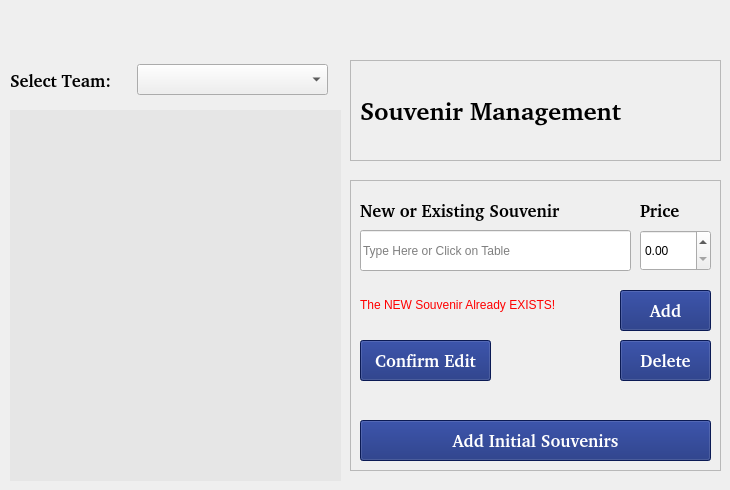
    <widget class="QWidget" name="AdminSouvenirManagementPage">
     <widget class="QTableView" name="tableView_adminSouv">
      <property name="geometry">
       <rect>
        <x>10</x>
        <y>110</y>
        <width>331</width>
        <height>371</height>
       </rect>
      </property>
      <property name="styleSheet">
       <string notr="true">QTableView#tableView_adminSouv{
background-color: rgb(230, 230, 230);
border: transparent;
gridline-color: white;
color: rgb(16, 37, 118);
}
QHeaderView::section {
background-color:  rgb(230, 230, 230); 
color: rgb(16, 37, 118);
font-family: Calibri;
font-size: 13pt;
height: 30px;
}
QTableCornerButton{
background-color: transparent;
color: transparent;
}</string>
      </property>
      <attribute name="horizontalHeaderStretchLastSection">
       <bool>true</bool>
      </attribute>
     </widget>
     <widget class="QLabel" name="label_SMSelectTeam">
      <property name="geometry">
       <rect>
        <x>10</x>
        <y>70</y>
        <width>121</width>
        <height>21</height>
       </rect>
      </property>
      <property name="font">
       <font>
        <family>FISH&amp;CHIPS</family>
        <pointsize>13</pointsize>
        <weight>75</weight>
        <bold>true</bold>
       </font>
      </property>
      <property name="text">
       <string>Select Team:</string>
      </property>
     </widget>
     <widget class="QComboBox" name="comboBox_adminSouvTeam">
      <property name="geometry">
       <rect>
        <x>137</x>
        <y>64</y>
        <width>191</width>
        <height>31</height>
       </rect>
      </property>
     </widget>
     <widget class="QPushButton" name="button_souvenirManagementback">
      <property name="geometry">
       <rect>
        <x>10</x>
        <y>10</y>
        <width>51</width>
        <height>41</height>
       </rect>
      </property>
      <property name="text">
       <string/>
      </property>
      <property name="icon">
       <iconset resource="../assets.qrc">
        <normaloff>:/assets/assets/back.png</normaloff>:/assets/assets/back.png</iconset>
      </property>
      <property name="iconSize">
       <size>
        <width>32</width>
        <height>45</height>
       </size>
      </property>
      <property name="flat">
       <bool>true</bool>
      </property>
     </widget>
     <widget class="QFrame" name="frame_10">
      <property name="geometry">
       <rect>
        <x>350</x>
        <y>60</y>
        <width>371</width>
        <height>101</height>
       </rect>
      </property>
      <property name="styleSheet">
       <string notr="true"/>
      </property>
      <property name="frameShape">
       <enum>QFrame::StyledPanel</enum>
      </property>
      <property name="frameShadow">
       <enum>QFrame::Sunken</enum>
      </property>
      <widget class="QLabel" name="label_SMWelcom">
       <property name="geometry">
        <rect>
         <x>10</x>
         <y>30</y>
         <width>261</width>
         <height>41</height>
        </rect>
       </property>
       <property name="font">
        <font>
         <family>FISH&amp;CHIPS</family>
         <pointsize>19</pointsize>
         <weight>75</weight>
         <bold>true</bold>
        </font>
       </property>
       <property name="text">
        <string>Souvenir Management</string>
       </property>
      </widget>
      <widget class="QLabel" name="label_2">
       <property name="geometry">
        <rect>
         <x>260</x>
         <y>-3</y>
         <width>101</width>
         <height>111</height>
        </rect>
       </property>
       <property name="text">
        <string/>
       </property>
       <property name="pixmap">
        <pixmap resource="../assets.qrc">:/assets/assets/logo.png</pixmap>
       </property>
      </widget>
     </widget>
     <widget class="QFrame" name="frame_11">
      <property name="geometry">
       <rect>
        <x>350</x>
        <y>180</y>
        <width>371</width>
        <height>291</height>
       </rect>
      </property>
      <property name="styleSheet">
       <string notr="true"/>
      </property>
      <property name="frameShape">
       <enum>QFrame::StyledPanel</enum>
      </property>
      <property name="frameShadow">
       <enum>QFrame::Sunken</enum>
      </property>
      <widget class="QLabel" name="label_AddError">
       <property name="geometry">
        <rect>
         <x>10</x>
         <y>110</y>
         <width>211</width>
         <height>31</height>
        </rect>
       </property>
       <property name="font">
        <font>
         <weight>50</weight>
         <bold>false</bold>
        </font>
       </property>
       <property name="text">
        <string>&lt;html&gt;&lt;head/&gt;&lt;body&gt;&lt;p&gt;&lt;span style=&quot; color:#ff0000;&quot;&gt;The NEW Souvenir Already EXISTS! &lt;/span&gt;&lt;/p&gt;&lt;/body&gt;&lt;/html&gt;</string>
       </property>
      </widget>
      <widget class="QLineEdit" name="lineEdit_adminSouvName">
       <property name="geometry">
        <rect>
         <x>10</x>
         <y>50</y>
         <width>271</width>
         <height>41</height>
        </rect>
       </property>
       <property name="placeholderText">
        <string>Type Here or Click on Table</string>
       </property>
      </widget>
      <widget class="QLabel" name="label_SMEnterPrice">
       <property name="geometry">
        <rect>
         <x>290</x>
         <y>20</y>
         <width>61</width>
         <height>21</height>
        </rect>
       </property>
       <property name="font">
        <font>
         <family>FISH&amp;CHIPS</family>
         <pointsize>13</pointsize>
         <weight>75</weight>
         <bold>true</bold>
        </font>
       </property>
       <property name="text">
        <string>Price</string>
       </property>
      </widget>
      <widget class="QPushButton" name="pushButton_EditSov">
       <property name="geometry">
        <rect>
         <x>10</x>
         <y>160</y>
         <width>131</width>
         <height>41</height>
        </rect>
       </property>
       <property name="font">
        <font>
         <family>FISH&amp;CHIPS</family>
         <pointsize>13</pointsize>
         <weight>75</weight>
         <bold>true</bold>
        </font>
       </property>
       <property name="styleSheet">
        <string notr="true">QPushButton#pushButton_EditSov{
    background-color: rgb(16, 37, 118);
	color: white;
    border-width: 2px;
}
QPushButton#pushButton_EditSov:hover{
	 background-color: qradialgradient(spread:reflect, cx:0.5, cy:0.5, radius:0.5, fx:0.5, fy:0.5, stop:0 rgba(255, 255, 255, 255), stop:1 rgba(195, 224, 238, 255));
	 border-width: 2px;
	 color: black;
}
QPushButton#pushButton_EditSov:pressed {
    background-color: qradialgradient(spread:reflect, cx:0.5, cy:0.5, radius:0.5, fx:0.5, fy:0.5, stop:0 rgba(197, 237, 255, 255), stop:1 rgba(107, 206, 255, 255));
	border-width: 2px;
	color: white;
}</string>
       </property>
       <property name="text">
        <string>Confirm Edit</string>
       </property>
      </widget>
      <widget class="QPushButton" name="pushButton_DeleteSouv">
       <property name="geometry">
        <rect>
         <x>270</x>
         <y>160</y>
         <width>91</width>
         <height>41</height>
        </rect>
       </property>
       <property name="font">
        <font>
         <family>FISH&amp;CHIPS</family>
         <pointsize>13</pointsize>
         <weight>75</weight>
         <bold>true</bold>
        </font>
       </property>
       <property name="styleSheet">
        <string notr="true">QPushButton#pushButton_DeleteSouv{
    background-color: rgb(16, 37, 118);
	color: white;
    border-width: 2px;
}
QPushButton#pushButton_DeleteSouv:hover{
	 background-color: qradialgradient(spread:reflect, cx:0.5, cy:0.5, radius:0.5, fx:0.5, fy:0.5, stop:0 rgba(255, 255, 255, 255), stop:1 rgba(195, 224, 238, 255));
	 border-width: 2px;
	 color: black;
}
QPushButton#pushButton_DeleteSouve:pressed {
    background-color: qradialgradient(spread:reflect, cx:0.5, cy:0.5, radius:0.5, fx:0.5, fy:0.5, stop:0 rgba(197, 237, 255, 255), stop:1 rgba(107, 206, 255, 255));
	border-width: 2px;
	color: white;
}</string>
       </property>
       <property name="text">
        <string>Delete</string>
       </property>
      </widget>
      <widget class="QLabel" name="label_SMEnterSouv">
       <property name="geometry">
        <rect>
         <x>10</x>
         <y>20</y>
         <width>281</width>
         <height>21</height>
        </rect>
       </property>
       <property name="font">
        <font>
         <family>FISH&amp;CHIPS</family>
         <pointsize>13</pointsize>
         <weight>75</weight>
         <bold>true</bold>
        </font>
       </property>
       <property name="text">
        <string>New or Existing Souvenir</string>
       </property>
      </widget>
      <widget class="QDoubleSpinBox" name="doubleSpinBox_souvPrice">
       <property name="geometry">
        <rect>
         <x>290</x>
         <y>50</y>
         <width>71</width>
         <height>41</height>
        </rect>
       </property>
      </widget>
      <widget class="QPushButton" name="pushButton_AddSouv">
       <property name="geometry">
        <rect>
         <x>270</x>
         <y>110</y>
         <width>91</width>
         <height>41</height>
        </rect>
       </property>
       <property name="font">
        <font>
         <family>FISH&amp;CHIPS</family>
         <pointsize>13</pointsize>
         <weight>75</weight>
         <bold>true</bold>
        </font>
       </property>
       <property name="styleSheet">
        <string notr="true">QPushButton#pushButton_AddSouv{
    background-color: rgb(16, 37, 118);
	color: white;
    border-width: 2px;
}
QPushButton#pushButton_AddSouv:hover{
	 background-color: qradialgradient(spread:reflect, cx:0.5, cy:0.5, radius:0.5, fx:0.5, fy:0.5, stop:0 rgba(255, 255, 255, 255), stop:1 rgba(195, 224, 238, 255));
	 border-width: 2px;
	 color: black;
}
QPushButton#pushButton_AddSouve:pressed {
    background-color: qradialgradient(spread:reflect, cx:0.5, cy:0.5, radius:0.5, fx:0.5, fy:0.5, stop:0 rgba(197, 237, 255, 255), stop:1 rgba(107, 206, 255, 255));
	border-width: 2px;
	color: white;
}</string>
       </property>
       <property name="text">
        <string>Add</string>
       </property>
      </widget>
      <widget class="QPushButton" name="pushButton_AddInitialSouvenirs">
       <property name="geometry">
        <rect>
         <x>10</x>
         <y>240</y>
         <width>351</width>
         <height>41</height>
        </rect>
       </property>
       <property name="font">
        <font>
         <family>FISH&amp;CHIPS</family>
         <pointsize>13</pointsize>
         <weight>75</weight>
         <bold>true</bold>
        </font>
       </property>
       <property name="styleSheet">
        <string notr="true">QPushButton#pushButton_AddInitialSouvenirs{
    background-color: rgb(16, 37, 118);
	color: white;
    border-width: 2px;
}
QPushButton#pushButton_AddInitialSouvenirs:hover{
	 background-color: qradialgradient(spread:reflect, cx:0.5, cy:0.5, radius:0.5, fx:0.5, fy:0.5, stop:0 rgba(255, 255, 255, 255), stop:1 rgba(195, 224, 238, 255));
	 border-width: 2px;
	 color: black;
}
QPushButton#pushButton_AddInitialSouvenirs:pressed {
    background-color: qradialgradient(spread:reflect, cx:0.5, cy:0.5, radius:0.5, fx:0.5, fy:0.5, stop:0 rgba(197, 237, 255, 255), stop:1 rgba(107, 206, 255, 255));
	border-width: 2px;
	color: white;
}</string>
       </property>
       <property name="text">
        <string>Add Initial Souvenirs</string>
       </property>
      </widget>
     </widget>
    </widget>
